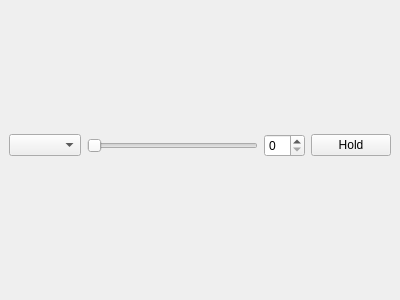
<?xml version="1.0" encoding="UTF-8"?>
<ui version="4.0">
 <class>DockWidget</class>
 <widget class="QDockWidget" name="DockWidget">
  <property name="geometry">
   <rect>
    <x>0</x>
    <y>0</y>
    <width>400</width>
    <height>300</height>
   </rect>
  </property>
  <property name="sizePolicy">
   <sizepolicy hsizetype="Preferred" vsizetype="Fixed">
    <horstretch>0</horstretch>
    <verstretch>0</verstretch>
   </sizepolicy>
  </property>
  <property name="features">
   <set>QDockWidget::NoDockWidgetFeatures</set>
  </property>
  <property name="allowedAreas">
   <set>Qt::BottomDockWidgetArea|Qt::TopDockWidgetArea</set>
  </property>
  <widget class="QWidget" name="dockWidgetContents">
   <layout class="QGridLayout" name="gridLayout">
    <property name="topMargin">
     <number>0</number>
    </property>
    <item row="1" column="6">
     <widget class="QPushButton" name="holdButton">
      <property name="text">
       <string>Hold</string>
      </property>
      <property name="checkable">
       <bool>true</bool>
      </property>
     </widget>
    </item>
    <item row="1" column="4">
     <widget class="QSlider" name="spectrumSlider">
      <property name="orientation">
       <enum>Qt::Horizontal</enum>
      </property>
     </widget>
    </item>
    <item row="1" column="3">
     <widget class="QComboBox" name="modeComboBox"/>
    </item>
    <item row="1" column="5">
     <widget class="QSpinBox" name="spectrumSpinBox"/>
    </item>
   </layout>
  </widget>
 </widget>
 <resources/>
 <connections/>
</ui>
